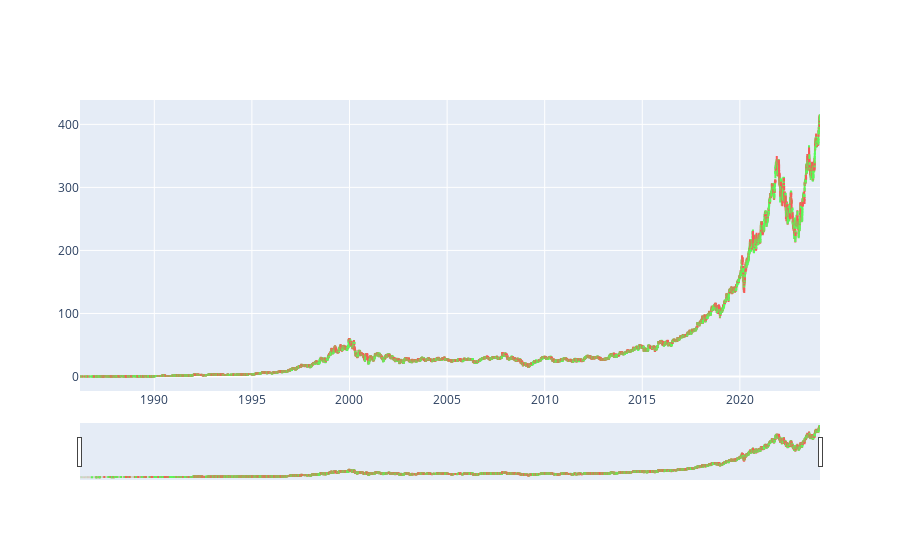

Source (notebook cell):
### Markdown cell above
**Análisis técnico:**

En esta sección utilizaremos algunos conceptos básicos del análisis técnico básicos a la hora de invertir en acciones. Estas son teorías simples, sin embargo, como ya mencionó anteriormente, no deberíamos confiar únicamente en estos conceptos para maximizar las ganancias, como es el caso de los patrones relacionados con las medias móviles.

Para ello se usará los conceptos de "Open High Low Close" (precios de Apertura, Máximo, Mínimo, Cierre), de este tipo de gráficos se derivan las velas japonesas, medias moviles, entre otros.

### Code cell
import plotly.offline as pyo
import plotly.graph_objects as go

# Inicializar Plotly para el modo offline en Jupyter Notebook
pyo.init_notebook_mode(connected=True)


trace = go.Figure( data =[go.Candlestick(
                          x=msft.index,
                          open=msft['Open'],
                          high=msft['High'],
                          low=msft['Low'],
                          close=msft['Close'],
                          increasing=dict(line=dict(color= '#58FA58')),
                          decreasing=dict(line=dict(color= '#FA5858'))
)])

layout = {
    'title': 'Microsoft Historical Price',
    'xaxis': {'title': 'Date', 'rangeslider': {'visible': False}},
    'yaxis': {'title': 'Stock Price (USD$)'}
}
trace.show()

### Figure 1 — Plotly figure (JSON) as saved in the notebook; plotly's stock layout.template omitted (floating-point values rounded to 4 significant figures; data arrays with more than 128 entries replaced by an {"elided": "..."} marker saying what was removed)
{"data": [{"close": {"elided": "9554 float values"}, "decreasing": {"line": {"color": "#FA5858"}}, "high": {"elided": "9554 float values"}, "increasing": {"line": {"color": "#58FA58"}}, "low": {"elided": "9554 float values"}, "open": {"elided": "9554 float values"}, "x": {"elided": "9554 str values"}, "type": "candlestick"}], "layout": {}}
